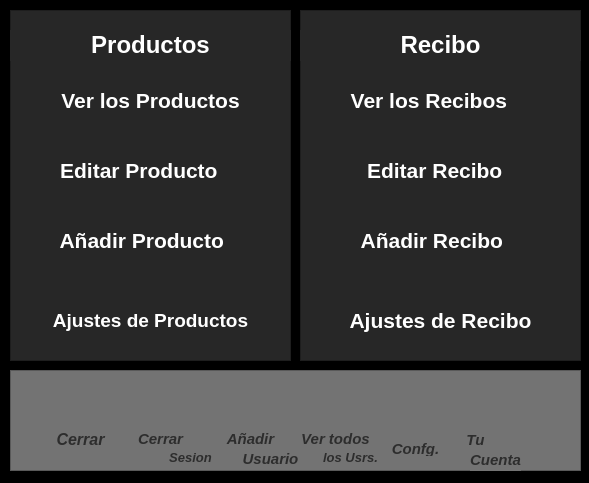
<?xml version="1.0" encoding="UTF-8"?>
<ui version="4.0">
 <class>Tienda_Main</class>
 <widget class="QWidget" name="Tienda_Main">
  <property name="geometry">
   <rect>
    <x>0</x>
    <y>0</y>
    <width>589</width>
    <height>483</height>
   </rect>
  </property>
  <property name="windowTitle">
   <string>Tienda Main</string>
  </property>
  <property name="styleSheet">
   <string notr="true">background-color: rgb(0, 0, 0);
</string>
  </property>
  <widget class="QFrame" name="frame">
   <property name="geometry">
    <rect>
     <x>10</x>
     <y>10</y>
     <width>281</width>
     <height>351</height>
    </rect>
   </property>
   <property name="styleSheet">
    <string notr="true">background-color: rgb(39, 39, 39);</string>
   </property>
   <property name="frameShape">
    <enum>QFrame::StyledPanel</enum>
   </property>
   <property name="frameShadow">
    <enum>QFrame::Raised</enum>
   </property>
   <widget class="QPushButton" name="Ver_Productos">
    <property name="geometry">
     <rect>
      <x>10</x>
      <y>60</y>
      <width>261</width>
      <height>61</height>
     </rect>
    </property>
    <property name="font">
     <font>
      <pointsize>16</pointsize>
      <weight>75</weight>
      <bold>true</bold>
     </font>
    </property>
    <property name="cursor">
     <cursorShape>PointingHandCursor</cursorShape>
    </property>
    <property name="focusPolicy">
     <enum>Qt::NoFocus</enum>
    </property>
    <property name="styleSheet">
     <string notr="true">*{
color: rgb(255, 255, 255);
}

QPushButton:hover
{
	border-style: solid;
   	background-color:#3a3a3a;

}

QPushButton:pressed
{
	 	background-color:#1e1e1e;
}</string>
    </property>
    <property name="text">
     <string>Ver los Productos</string>
    </property>
    <property name="icon">
     <iconset>
      <normaloff>../assets/icons/new/art_pint/descripcion-del-producto.png</normaloff>../assets/icons/new/art_pint/descripcion-del-producto.png</iconset>
    </property>
    <property name="iconSize">
     <size>
      <width>50</width>
      <height>50</height>
     </size>
    </property>
    <property name="flat">
     <bool>true</bool>
    </property>
   </widget>
   <widget class="QPushButton" name="Anadir_Productos">
    <property name="geometry">
     <rect>
      <x>10</x>
      <y>200</y>
      <width>261</width>
      <height>61</height>
     </rect>
    </property>
    <property name="font">
     <font>
      <pointsize>16</pointsize>
      <weight>75</weight>
      <bold>true</bold>
     </font>
    </property>
    <property name="cursor">
     <cursorShape>PointingHandCursor</cursorShape>
    </property>
    <property name="focusPolicy">
     <enum>Qt::NoFocus</enum>
    </property>
    <property name="styleSheet">
     <string notr="true">*{
color: rgb(255, 255, 255);
}

QPushButton:hover
{
	border-style: solid;
   	background-color:#3a3a3a;

}

QPushButton:pressed
{
	 	background-color:#1e1e1e;
}</string>
    </property>
    <property name="text">
     <string>Añadir Producto   </string>
    </property>
    <property name="icon">
     <iconset>
      <normaloff>../assets/icons/new/art_pint/abrir-caja.png</normaloff>../assets/icons/new/art_pint/abrir-caja.png</iconset>
    </property>
    <property name="iconSize">
     <size>
      <width>50</width>
      <height>50</height>
     </size>
    </property>
    <property name="flat">
     <bool>true</bool>
    </property>
   </widget>
   <widget class="QPushButton" name="Editar_Productos">
    <property name="geometry">
     <rect>
      <x>10</x>
      <y>130</y>
      <width>261</width>
      <height>61</height>
     </rect>
    </property>
    <property name="font">
     <font>
      <pointsize>16</pointsize>
      <weight>75</weight>
      <bold>true</bold>
     </font>
    </property>
    <property name="cursor">
     <cursorShape>PointingHandCursor</cursorShape>
    </property>
    <property name="focusPolicy">
     <enum>Qt::NoFocus</enum>
    </property>
    <property name="styleSheet">
     <string notr="true">*{
color: rgb(255, 255, 255);
}

QPushButton:hover
{
	border-style: solid;
   	background-color:#3a3a3a;

}

QPushButton:pressed
{
	 	background-color:#1e1e1e;
}</string>
    </property>
    <property name="text">
     <string>Editar Producto    </string>
    </property>
    <property name="icon">
     <iconset>
      <normaloff>../assets/icons/new/art_pint/caracteristicas.png</normaloff>../assets/icons/new/art_pint/caracteristicas.png</iconset>
    </property>
    <property name="iconSize">
     <size>
      <width>50</width>
      <height>50</height>
     </size>
    </property>
    <property name="flat">
     <bool>true</bool>
    </property>
   </widget>
   <widget class="QPushButton" name="Ajustes_Productos">
    <property name="geometry">
     <rect>
      <x>0</x>
      <y>270</y>
      <width>281</width>
      <height>81</height>
     </rect>
    </property>
    <property name="font">
     <font>
      <pointsize>14</pointsize>
      <weight>75</weight>
      <bold>true</bold>
     </font>
    </property>
    <property name="cursor">
     <cursorShape>PointingHandCursor</cursorShape>
    </property>
    <property name="focusPolicy">
     <enum>Qt::NoFocus</enum>
    </property>
    <property name="styleSheet">
     <string notr="true">*{
color: rgb(255, 255, 255);
background-color: rgb(35, 35, 35);
}

QPushButton:hover
{
	border-style: solid;
   	background-color:#1e1e1e;

}

QPushButton:pressed
{
	 	background-color:#3a3a3a ;
}</string>
    </property>
    <property name="text">
     <string>Ajustes de Productos</string>
    </property>
    <property name="icon">
     <iconset>
      <normaloff>../assets/icons/new/art_pint/gestion-de-producto.png</normaloff>../assets/icons/new/art_pint/gestion-de-producto.png</iconset>
    </property>
    <property name="iconSize">
     <size>
      <width>50</width>
      <height>50</height>
     </size>
    </property>
    <property name="flat">
     <bool>true</bool>
    </property>
   </widget>
   <widget class="QLabel" name="label">
    <property name="geometry">
     <rect>
      <x>0</x>
      <y>20</y>
      <width>281</width>
      <height>31</height>
     </rect>
    </property>
    <property name="text">
     <string>&lt;html&gt;&lt;head/&gt;&lt;body&gt;&lt;p align=&quot;center&quot;&gt;&lt;span style=&quot; font-size:18pt; font-weight:600; color:#ffffff;&quot;&gt;Productos&lt;/span&gt;&lt;/p&gt;&lt;/body&gt;&lt;/html&gt;</string>
    </property>
   </widget>
  </widget>
  <widget class="QFrame" name="frame_2">
   <property name="geometry">
    <rect>
     <x>10</x>
     <y>370</y>
     <width>571</width>
     <height>101</height>
    </rect>
   </property>
   <property name="styleSheet">
    <string notr="true">background-color: rgb(115, 115, 115);</string>
   </property>
   <property name="frameShape">
    <enum>QFrame::StyledPanel</enum>
   </property>
   <property name="frameShadow">
    <enum>QFrame::Raised</enum>
   </property>
   <widget class="QPushButton" name="Your_users">
    <property name="geometry">
     <rect>
      <x>460</x>
      <y>10</y>
      <width>51</width>
      <height>51</height>
     </rect>
    </property>
    <property name="cursor">
     <cursorShape>PointingHandCursor</cursorShape>
    </property>
    <property name="styleSheet">
     <string notr="true">QPushButton:hover
{
	border-style: solid;
   	background-color:#bbdefb;

}

QPushButton:pressed
{
	 	background-color:#0069c0;
}</string>
    </property>
    <property name="text">
     <string/>
    </property>
    <property name="icon">
     <iconset>
      <normaloff>../assets/icons/new/art_pint/usuario (2).png</normaloff>../assets/icons/new/art_pint/usuario (2).png</iconset>
    </property>
    <property name="iconSize">
     <size>
      <width>40</width>
      <height>40</height>
     </size>
    </property>
    <property name="flat">
     <bool>true</bool>
    </property>
   </widget>
   <widget class="QPushButton" name="More_users">
    <property name="geometry">
     <rect>
      <x>300</x>
      <y>10</y>
      <width>51</width>
      <height>51</height>
     </rect>
    </property>
    <property name="cursor">
     <cursorShape>PointingHandCursor</cursorShape>
    </property>
    <property name="styleSheet">
     <string notr="true">QPushButton:hover
{
	border-style: solid;
   	background-color:#bbdefb;

}

QPushButton:pressed
{
	 	background-color:#0069c0;
}</string>
    </property>
    <property name="text">
     <string/>
    </property>
    <property name="icon">
     <iconset>
      <normaloff>../assets/icons/new/art_pint/grupo.png</normaloff>../assets/icons/new/art_pint/grupo.png</iconset>
    </property>
    <property name="iconSize">
     <size>
      <width>40</width>
      <height>40</height>
     </size>
    </property>
    <property name="flat">
     <bool>true</bool>
    </property>
   </widget>
   <widget class="QPushButton" name="Close_Main">
    <property name="geometry">
     <rect>
      <x>50</x>
      <y>10</y>
      <width>51</width>
      <height>51</height>
     </rect>
    </property>
    <property name="cursor">
     <cursorShape>PointingHandCursor</cursorShape>
    </property>
    <property name="styleSheet">
     <string notr="true">QPushButton:hover
{
	border-style: solid;
   	background-color:#bbdefb;

}

QPushButton:pressed
{
	 	background-color:#0069c0;
}</string>
    </property>
    <property name="text">
     <string/>
    </property>
    <property name="icon">
     <iconset>
      <normaloff>../assets/icons/new/art_pint/eliminar.png</normaloff>../assets/icons/new/art_pint/eliminar.png</iconset>
    </property>
    <property name="iconSize">
     <size>
      <width>40</width>
      <height>40</height>
     </size>
    </property>
    <property name="flat">
     <bool>true</bool>
    </property>
   </widget>
   <widget class="QPushButton" name="New_Users">
    <property name="geometry">
     <rect>
      <x>220</x>
      <y>10</y>
      <width>51</width>
      <height>51</height>
     </rect>
    </property>
    <property name="cursor">
     <cursorShape>PointingHandCursor</cursorShape>
    </property>
    <property name="styleSheet">
     <string notr="true">QPushButton:hover
{
	border-style: solid;
   	background-color:#bbdefb;

}

QPushButton:pressed
{
	 	background-color:#0069c0;
}</string>
    </property>
    <property name="text">
     <string/>
    </property>
    <property name="icon">
     <iconset>
      <normaloff>../assets/icons/new/art_pint/usuario.png</normaloff>../assets/icons/new/art_pint/usuario.png</iconset>
    </property>
    <property name="iconSize">
     <size>
      <width>40</width>
      <height>40</height>
     </size>
    </property>
    <property name="flat">
     <bool>true</bool>
    </property>
   </widget>
   <widget class="QPushButton" name="Confg">
    <property name="geometry">
     <rect>
      <x>380</x>
      <y>10</y>
      <width>51</width>
      <height>51</height>
     </rect>
    </property>
    <property name="cursor">
     <cursorShape>PointingHandCursor</cursorShape>
    </property>
    <property name="styleSheet">
     <string notr="true">QPushButton:hover
{
	border-style: solid;
   	background-color:#bbdefb;

}

QPushButton:pressed
{
	 	background-color:#0069c0;
}</string>
    </property>
    <property name="text">
     <string/>
    </property>
    <property name="icon">
     <iconset>
      <normaloff>../assets/icons/new/art_pint/ajustes.png</normaloff>../assets/icons/new/art_pint/ajustes.png</iconset>
    </property>
    <property name="iconSize">
     <size>
      <width>40</width>
      <height>40</height>
     </size>
    </property>
    <property name="flat">
     <bool>true</bool>
    </property>
   </widget>
   <widget class="QPushButton" name="Close_Users">
    <property name="geometry">
     <rect>
      <x>130</x>
      <y>10</y>
      <width>51</width>
      <height>51</height>
     </rect>
    </property>
    <property name="cursor">
     <cursorShape>PointingHandCursor</cursorShape>
    </property>
    <property name="styleSheet">
     <string notr="true">QPushButton:hover
{
	border-style: solid;
   	background-color:#bbdefb;

}

QPushButton:pressed
{
	 	background-color:#0069c0;
}</string>
    </property>
    <property name="text">
     <string/>
    </property>
    <property name="icon">
     <iconset>
      <normaloff>../assets/icons/new/art_pint/abra-bloqueo.png</normaloff>../assets/icons/new/art_pint/abra-bloqueo.png</iconset>
    </property>
    <property name="iconSize">
     <size>
      <width>40</width>
      <height>40</height>
     </size>
    </property>
    <property name="flat">
     <bool>true</bool>
    </property>
   </widget>
   <widget class="QLabel" name="label_3">
    <property name="geometry">
     <rect>
      <x>40</x>
      <y>60</y>
      <width>61</width>
      <height>16</height>
     </rect>
    </property>
    <property name="text">
     <string>&lt;html&gt;&lt;head/&gt;&lt;body&gt;&lt;p align=&quot;center&quot;&gt;&lt;span style=&quot; font-size:12pt; font-weight:600; font-style:italic; color:#2d2d2d;&quot;&gt;Cerrar&lt;/span&gt;&lt;/p&gt;&lt;/body&gt;&lt;/html&gt;</string>
    </property>
   </widget>
   <widget class="QLabel" name="label_4">
    <property name="geometry">
     <rect>
      <x>120</x>
      <y>60</y>
      <width>61</width>
      <height>16</height>
     </rect>
    </property>
    <property name="text">
     <string>&lt;html&gt;&lt;head/&gt;&lt;body&gt;&lt;p align=&quot;center&quot;&gt;&lt;span style=&quot; font-size:11pt; font-weight:600; font-style:italic; color:#2d2d2d;&quot;&gt;Cerrar&lt;/span&gt;&lt;/p&gt;&lt;/body&gt;&lt;/html&gt;</string>
    </property>
   </widget>
   <widget class="QLabel" name="label_5">
    <property name="geometry">
     <rect>
      <x>150</x>
      <y>80</y>
      <width>61</width>
      <height>16</height>
     </rect>
    </property>
    <property name="text">
     <string>&lt;html&gt;&lt;head/&gt;&lt;body&gt;&lt;p align=&quot;center&quot;&gt;&lt;span style=&quot; font-size:10pt; font-weight:600; font-style:italic; color:#2d2d2d;&quot;&gt;Sesion&lt;/span&gt;&lt;/p&gt;&lt;/body&gt;&lt;/html&gt;</string>
    </property>
   </widget>
   <widget class="QLabel" name="label_6">
    <property name="geometry">
     <rect>
      <x>210</x>
      <y>60</y>
      <width>61</width>
      <height>16</height>
     </rect>
    </property>
    <property name="text">
     <string>&lt;html&gt;&lt;head/&gt;&lt;body&gt;&lt;p align=&quot;center&quot;&gt;&lt;span style=&quot; font-size:11pt; font-weight:600; font-style:italic; color:#2d2d2d;&quot;&gt;Añadir&lt;/span&gt;&lt;/p&gt;&lt;/body&gt;&lt;/html&gt;</string>
    </property>
   </widget>
   <widget class="QLabel" name="label_7">
    <property name="geometry">
     <rect>
      <x>230</x>
      <y>80</y>
      <width>61</width>
      <height>16</height>
     </rect>
    </property>
    <property name="text">
     <string>&lt;html&gt;&lt;head/&gt;&lt;body&gt;&lt;p align=&quot;center&quot;&gt;&lt;span style=&quot; font-size:11pt; font-weight:600; font-style:italic; color:#2d2d2d;&quot;&gt;Usuario&lt;/span&gt;&lt;/p&gt;&lt;/body&gt;&lt;/html&gt;</string>
    </property>
   </widget>
   <widget class="QLabel" name="label_8">
    <property name="geometry">
     <rect>
      <x>290</x>
      <y>60</y>
      <width>71</width>
      <height>16</height>
     </rect>
    </property>
    <property name="text">
     <string>&lt;html&gt;&lt;head/&gt;&lt;body&gt;&lt;p align=&quot;center&quot;&gt;&lt;span style=&quot; font-size:11pt; font-weight:600; font-style:italic; color:#2d2d2d;&quot;&gt;Ver todos&lt;/span&gt;&lt;/p&gt;&lt;/body&gt;&lt;/html&gt;</string>
    </property>
   </widget>
   <widget class="QLabel" name="label_9">
    <property name="geometry">
     <rect>
      <x>310</x>
      <y>80</y>
      <width>61</width>
      <height>16</height>
     </rect>
    </property>
    <property name="text">
     <string>&lt;html&gt;&lt;head/&gt;&lt;body&gt;&lt;p align=&quot;center&quot;&gt;&lt;span style=&quot; font-size:10pt; font-weight:600; font-style:italic; color:#2d2d2d;&quot;&gt;los Usrs.&lt;/span&gt;&lt;/p&gt;&lt;/body&gt;&lt;/html&gt;</string>
    </property>
   </widget>
   <widget class="QLabel" name="label_10">
    <property name="geometry">
     <rect>
      <x>380</x>
      <y>70</y>
      <width>51</width>
      <height>16</height>
     </rect>
    </property>
    <property name="text">
     <string>&lt;html&gt;&lt;head/&gt;&lt;body&gt;&lt;p align=&quot;center&quot;&gt;&lt;span style=&quot; font-size:11pt; font-weight:600; font-style:italic; color:#2d2d2d;&quot;&gt;Confg.&lt;/span&gt;&lt;/p&gt;&lt;/body&gt;&lt;/html&gt;</string>
    </property>
   </widget>
   <widget class="QLabel" name="label_11">
    <property name="geometry">
     <rect>
      <x>450</x>
      <y>60</y>
      <width>31</width>
      <height>21</height>
     </rect>
    </property>
    <property name="text">
     <string>&lt;html&gt;&lt;head/&gt;&lt;body&gt;&lt;p align=&quot;center&quot;&gt;&lt;span style=&quot; font-size:11pt; font-weight:600; font-style:italic; color:#2d2d2d;&quot;&gt;Tu&lt;/span&gt;&lt;/p&gt;&lt;/body&gt;&lt;/html&gt;</string>
    </property>
   </widget>
   <widget class="QLabel" name="label_12">
    <property name="geometry">
     <rect>
      <x>460</x>
      <y>80</y>
      <width>51</width>
      <height>21</height>
     </rect>
    </property>
    <property name="text">
     <string>&lt;html&gt;&lt;head/&gt;&lt;body&gt;&lt;p align=&quot;center&quot;&gt;&lt;span style=&quot; font-size:11pt; font-weight:600; font-style:italic; color:#2d2d2d;&quot;&gt;Cuenta&lt;/span&gt;&lt;/p&gt;&lt;/body&gt;&lt;/html&gt;</string>
    </property>
   </widget>
   <zorder>label_5</zorder>
   <zorder>Your_users</zorder>
   <zorder>More_users</zorder>
   <zorder>Close_Main</zorder>
   <zorder>New_Users</zorder>
   <zorder>Confg</zorder>
   <zorder>label_3</zorder>
   <zorder>label_4</zorder>
   <zorder>Close_Users</zorder>
   <zorder>label_6</zorder>
   <zorder>label_7</zorder>
   <zorder>label_8</zorder>
   <zorder>label_9</zorder>
   <zorder>label_10</zorder>
   <zorder>label_11</zorder>
   <zorder>label_12</zorder>
  </widget>
  <widget class="QFrame" name="frame_3">
   <property name="geometry">
    <rect>
     <x>300</x>
     <y>10</y>
     <width>281</width>
     <height>351</height>
    </rect>
   </property>
   <property name="styleSheet">
    <string notr="true">background-color: rgb(39, 39, 39);</string>
   </property>
   <property name="frameShape">
    <enum>QFrame::StyledPanel</enum>
   </property>
   <property name="frameShadow">
    <enum>QFrame::Raised</enum>
   </property>
   <widget class="QPushButton" name="Open_Recibos">
    <property name="geometry">
     <rect>
      <x>10</x>
      <y>60</y>
      <width>261</width>
      <height>61</height>
     </rect>
    </property>
    <property name="font">
     <font>
      <pointsize>16</pointsize>
      <weight>75</weight>
      <bold>true</bold>
     </font>
    </property>
    <property name="cursor">
     <cursorShape>PointingHandCursor</cursorShape>
    </property>
    <property name="focusPolicy">
     <enum>Qt::NoFocus</enum>
    </property>
    <property name="styleSheet">
     <string notr="true">*{
color: rgb(255, 255, 255);
}

QPushButton:hover
{
	border-style: solid;
   	background-color:#3a3a3a;

}

QPushButton:pressed
{
	 	background-color:#1e1e1e;
}</string>
    </property>
    <property name="text">
     <string> Ver los Recibos     </string>
    </property>
    <property name="icon">
     <iconset>
      <normaloff>../assets/icons/new/art_pint/reserva.png</normaloff>../assets/icons/new/art_pint/reserva.png</iconset>
    </property>
    <property name="iconSize">
     <size>
      <width>50</width>
      <height>50</height>
     </size>
    </property>
    <property name="flat">
     <bool>true</bool>
    </property>
   </widget>
   <widget class="QPushButton" name="New_Recibo">
    <property name="geometry">
     <rect>
      <x>10</x>
      <y>200</y>
      <width>261</width>
      <height>61</height>
     </rect>
    </property>
    <property name="font">
     <font>
      <pointsize>16</pointsize>
      <weight>75</weight>
      <bold>true</bold>
     </font>
    </property>
    <property name="cursor">
     <cursorShape>PointingHandCursor</cursorShape>
    </property>
    <property name="focusPolicy">
     <enum>Qt::NoFocus</enum>
    </property>
    <property name="styleSheet">
     <string notr="true">*{
color: rgb(255, 255, 255);
}

QPushButton:hover
{
	border-style: solid;
   	background-color:#3a3a3a;

}

QPushButton:pressed
{
	 	background-color:#1e1e1e;
}</string>
    </property>
    <property name="text">
     <string>Añadir Recibo   </string>
    </property>
    <property name="icon">
     <iconset>
      <normaloff>../assets/icons/new/art_pint/presupuesto.png</normaloff>../assets/icons/new/art_pint/presupuesto.png</iconset>
    </property>
    <property name="iconSize">
     <size>
      <width>50</width>
      <height>50</height>
     </size>
    </property>
    <property name="flat">
     <bool>true</bool>
    </property>
   </widget>
   <widget class="QPushButton" name="Edit_Recibo">
    <property name="geometry">
     <rect>
      <x>10</x>
      <y>130</y>
      <width>261</width>
      <height>61</height>
     </rect>
    </property>
    <property name="font">
     <font>
      <pointsize>16</pointsize>
      <weight>75</weight>
      <bold>true</bold>
     </font>
    </property>
    <property name="cursor">
     <cursorShape>PointingHandCursor</cursorShape>
    </property>
    <property name="focusPolicy">
     <enum>Qt::NoFocus</enum>
    </property>
    <property name="styleSheet">
     <string notr="true">*{
color: rgb(255, 255, 255);
}

QPushButton:hover
{
	border-style: solid;
   	background-color:#3a3a3a;

}

QPushButton:pressed
{
	 	background-color:#1e1e1e;
}</string>
    </property>
    <property name="text">
     <string> Editar Recibo   </string>
    </property>
    <property name="icon">
     <iconset>
      <normaloff>../assets/icons/new/art_pint/documento.png</normaloff>../assets/icons/new/art_pint/documento.png</iconset>
    </property>
    <property name="iconSize">
     <size>
      <width>50</width>
      <height>50</height>
     </size>
    </property>
    <property name="flat">
     <bool>true</bool>
    </property>
   </widget>
   <widget class="QPushButton" name="Ajustes_Recibo">
    <property name="geometry">
     <rect>
      <x>0</x>
      <y>270</y>
      <width>281</width>
      <height>81</height>
     </rect>
    </property>
    <property name="font">
     <font>
      <pointsize>16</pointsize>
      <weight>75</weight>
      <bold>true</bold>
     </font>
    </property>
    <property name="cursor">
     <cursorShape>PointingHandCursor</cursorShape>
    </property>
    <property name="focusPolicy">
     <enum>Qt::NoFocus</enum>
    </property>
    <property name="styleSheet">
     <string notr="true">*{
color: rgb(255, 255, 255);

}

QPushButton:hover
{
	border-style: solid;
   	background-color:#1e1e1e;

}

QPushButton:pressed
{
	 	background-color:#3a3a3a ;
}</string>
    </property>
    <property name="text">
     <string>Ajustes de Recibo</string>
    </property>
    <property name="icon">
     <iconset>
      <normaloff>../assets/icons/new/art_pint/documento (4).png</normaloff>../assets/icons/new/art_pint/documento (4).png</iconset>
    </property>
    <property name="iconSize">
     <size>
      <width>50</width>
      <height>50</height>
     </size>
    </property>
    <property name="flat">
     <bool>true</bool>
    </property>
   </widget>
   <widget class="QLabel" name="label_2">
    <property name="geometry">
     <rect>
      <x>0</x>
      <y>20</y>
      <width>281</width>
      <height>31</height>
     </rect>
    </property>
    <property name="text">
     <string>&lt;html&gt;&lt;head/&gt;&lt;body&gt;&lt;p align=&quot;center&quot;&gt;&lt;span style=&quot; font-size:18pt; font-weight:600; color:#ffffff;&quot;&gt;Recibo&lt;/span&gt;&lt;/p&gt;&lt;/body&gt;&lt;/html&gt;</string>
    </property>
   </widget>
  </widget>
 </widget>
 <resources/>
 <connections/>
</ui>
